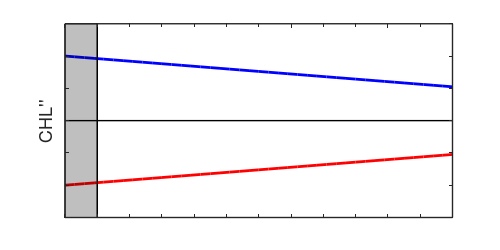

This chart was generated by the following MATLAB code:
clear all

% xp=1:20;
% xx=linspace(0,3.5,length(xp));
% atten=linspace(1,1,length(xx));
% 
% ya=(8*(.25-(0.22 + ( 0.045 - 0.022).*exp(-7*xx))))-0.0560;
% yc=(8*(-.25+(0.22 + ( 0.045 - 0.022).*exp(-7*xx))))+0.0560;
% xp=interp(xp,5);
% ya=interp(ya,5);
% yc=interp(yc,5);
% % ya_p=nan*ya;ya_p(xp<=2)=ya(xp<=2);ya(xp<=2)=nan;
% % yc_p=nan*ya;yc_p(xp<=2)=yc(xp<=2);yc(xp<=2)=nan;
% figure(1)
% clf
% set(gcf,'PaperPosition',[1 1 5 2.5])
% hold on
% line([1 40],[0 0],'color','k','LineWidth',1)
% line([2 2],[-.3 .3],'color','k','LineWidth',1)
% plot(xp,ya,'r','linewidth',2)
% % plot(xp,ya_p,'r.','linewidth',2)
% hold on
% plot(xp,yc,'b','linewidth',2)
% % plot(xp,yc_p,'b.','linewidth',2)
% p=patch([1 2 2 1],[-.3 -.3 .3 .3],'k');
% set(p,'FaceAlpha',0.25);
% axis tight
% set(gca,'ytick',[-.3:.1:.3])
% axis([1 13 -.3 .3])
% % xlabel('eddy age (weeks)','fontsize',13)
% ylabel(['CHL',char(39),char(39)],'fontsize',13)
% set(gca,'fontsize',10,'LineWidth',1,'TickLength',[.01 .02],'layer','top')
% set(gca,'xtick',[1:20],'xticklabel','','yticklabel',[])
% box
% daspect([10 1 3])
% print -dpng -r300 figs/scam_ts_stir
% return
% 

xp=1:.3:20
ya=linspace(-.2,-.05,length(xp));
yc=linspace(.2,.05,length(xp));

atten=linspace(1,0,length(ya));
figure(1)
clf
set(gcf,'PaperPosition',[1 1 5 2.5])
hold on
line([1 40],[0 0],'color','k','LineWidth',1)
line([2 2],[-.3 .3],'color','k','LineWidth',1)
plot(xp,ya,'r','linewidth',2)
% plot(xp,ya_p,'r.','linewidth',2)
hold on
plot(xp,yc,'b','linewidth',2)
% plot(xp,yc_p,'b.','linewidth',2)
p=patch([1 2 2 1],[-.3 -.3 .3 .3],'k');
set(p,'FaceAlpha',0.25);
axis tight
set(gca,'ytick',[-.3:.1:.3])
axis([1 13 -.3 .3])
% xlabel('eddy age (weeks)','fontsize',13)
ylabel(['CHL',char(39),char(39)],'fontsize',13)
set(gca,'fontsize',10,'LineWidth',1,'TickLength',[.01 .02],'layer','top')
set(gca,'xtick',[1:20],'xticklabel','','yticklabel',[])
box
daspect([10 1 3])
print -dpng -r300 figs/scam_ts_trapp
return
% % 
% % 
% xp=1:20;
% ya=(.0004*(-4.^xp*exp(4)./factorial(round(xp))))+linspace(0.0874,-0.0875,length(xp));
% ya(10:end)=0;
% yc=(.0004*(4.^xp*exp(4)./factorial(round(xp))))-linspace(0.0874,-0.0874,length(xp));
% yc(10:end)=0;
% 
% xp=interp(xp,5);
% ya=interp(ya,5);
% yc=interp(yc,5);
% 
% % xp=linspace(1,40,100);
% figure(1)
% clf
% set(gcf,'PaperPosition',[1 1 5 2.5])
% hold on
% line([1 40],[0 0],'color','k','LineWidth',1)
% line([2 2],[-.3 .3],'color','k','LineWidth',1)
% plot(xp,ya,'r','linewidth',2)
% % plot(xp,ya_p,'r.','linewidth',2)
% hold on
% plot(xp,yc,'b','linewidth',2)
% % plot(xp,yc_p,'b.','linewidth',2)
% p=patch([1 2 2 1],[-.3 -.3 .3 .3],'k');
% set(p,'FaceAlpha',0.25);
% axis tight
% set(gca,'ytick',[-.3:.1:.3])
% axis([1 13 -.3 .3])
% % xlabel('eddy age (weeks)','fontsize',13)
% ylabel(['CHL',char(39),char(39)],'fontsize',13)
% set(gca,'fontsize',10,'LineWidth',1,'TickLength',[.01 .02],'layer','top')
% set(gca,'xtick',[1:20],'xticklabel','','yticklabel',[])
% box
% daspect([10 1 3])
% print -dpng -r300 figs/scam_ts_intens
% return


xp=1:20;
xx=linspace(0,3.5,length(xp));
atten=linspace(1,1.2,length(xx));
yc=atten.*(8*(.25-(0.22 + ( 0.045 - 0.022).*exp(-3*xx))))-0.0560;
ya=atten.*(8*(-.25+(0.22 + ( 0.045 - 0.022).*exp(-3*xx))))+0.0560;
xp=interp(xp,5);
ya=interp(ya,5);
yc=interp(yc,5);
% ya_p=nan*ya;ya_p(xp<=2)=ya(xp<=2);ya(xp<=2)=nan;
% yc_p=nan*ya;yc_p(xp<=2)=yc(xp<=2);yc(xp<=2)=nan;
figure(1)
clf
set(gcf,'PaperPosition',[1 1 5 2.5])
hold on
line([1 40],[0 0],'color','k','LineWidth',1)
line([2 2],[-.3 .3],'color','k','LineWidth',1)
plot(xp,ya,'r','linewidth',2)
% plot(xp,ya_p,'r.','linewidth',2)
hold on
plot(xp,yc,'b','linewidth',2)
% plot(xp,yc_p,'b.','linewidth',2)
p=patch([1 2 2 1],[-.3 -.3 .3 .3],'k');
set(p,'FaceAlpha',0.25);
axis tight
set(gca,'ytick',[-.3:.1:.3])
axis([1 13 -.3 .3])
% xlabel('eddy age (weeks)','fontsize',13)
ylabel(['CHL',char(39),char(39)],'fontsize',13)
set(gca,'fontsize',10,'LineWidth',1,'TickLength',[.01 .02],'layer','top')
set(gca,'xtick',[1:20],'xticklabel','','yticklabel',[])
box
daspect([10 1 3])
print -dpng -r300 figs/scam_ts_new_intens


xp=1:20;
xx=linspace(0,3.5,length(xp));
% atten=linspace(1,.7,length(xx));
atten=linspace(1,1.5,length(xx));
ya=atten.*(8*(.25-(0.22 + ( 0.045 - 0.022).*exp(-3*xx))))-0.0560;
yc=atten.*(8*(-.25+(0.22 + ( 0.045 - 0.022).*exp(-3*xx))))+0.0560;
xp=interp(xp,5);
ya=interp(ya,5);
yc=interp(yc,5);
% ya_p=nan*ya;ya_p(xp<=2)=ya(xp<=2);ya(xp<=2)=nan;
% yc_p=nan*ya;yc_p(xp<=2)=yc(xp<=2);yc(xp<=2)=nan;
figure(1)
clf
set(gcf,'PaperPosition',[1 1 5 2.5])
hold on
line([1 40],[0 0],'color','k','LineWidth',1)
line([2 2],[-.3 .3],'color','k','LineWidth',1)
plot(xp,ya,'r','linewidth',2)
% plot(xp,ya_p,'r.','linewidth',2)
hold on
plot(xp,yc,'b','linewidth',2)
% plot(xp,yc_p,'b.','linewidth',2)
p=patch([1 2 2 1],[-.3 -.3 .3 .3],'k');
set(p,'FaceAlpha',0.25);
axis tight
set(gca,'ytick',[-.3:.1:.3])
axis([1 13 -.3 .3])
% xlabel('eddy age (weeks)','fontsize',13)
ylabel(['CHL',char(39),char(39)],'fontsize',13)
set(gca,'fontsize',10,'LineWidth',1,'TickLength',[.01 .02],'layer','top')
set(gca,'xtick',[1:20],'xticklabel','','yticklabel',[])
box
daspect([10 1 3])
print -dpng -r300 figs/scam_ts_ekman